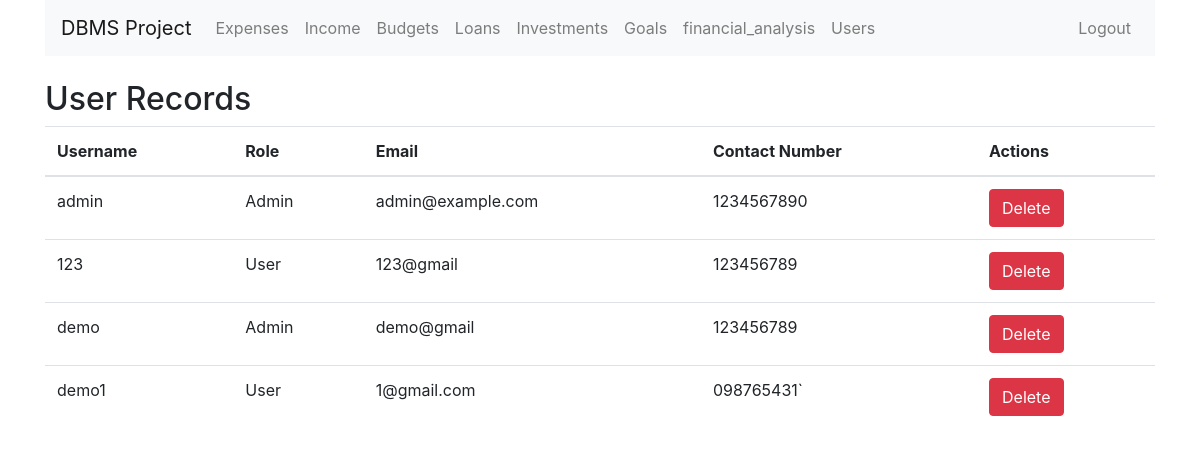
Page /user/view (signed in) on the committed database.
### tables this page shows
CREATE TABLE User (
                            user_id INTEGER PRIMARY KEY AUTOINCREMENT,
                            username TEXT UNIQUE,
                            password TEXT,
                            role TEXT CHECK(role IN ('User', 'Admin')),
                            email TEXT UNIQUE,
                            contact_number TEXT
                        );

### app.py (the view)
@app.route('/user/view')
@admin_required
def view_user():
    conn = get_db_connection()
    records = conn.execute('SELECT * FROM User').fetchall()  # Fetch all users
    conn.close()
    return render_template('view_user.html', records=records)

### app.py (called while the page is built)
def get_db_connection():
    conn = sqlite3.connect('db.db')
    conn.row_factory = sqlite3.Row
    return conn

def admin_required(f):
    @wraps(f)
    def decorated_function(*args, **kwargs):
        if 'role' not in session or session['role'] != 'Admin':
            flash('Admin access required.', 'warning')
            return redirect(url_for('home'))
        return f(*args, **kwargs)
    return decorated_function

### templates/view_user.html (shortened to what this page needs)
{% extends 'base.html' %}
{% block content %}
<h2>User Records</h2>
<table class="table">
    <thead>
        <tr>
            <th>Username</th>
            <th>Role</th>
            <th>Email</th>
            <th>Contact Number</th>
            <th>Actions</th>
        </tr>
    </thead>
    <tbody>
        {% for user in records %}
        <tr>
            <td>{{ user.username }}</td>
            <td>{{ user.role }}</td>
            <td>{{ user.email }}</td>
            <td>{{ user.contact_number }}</td>
            <td>
                <form action="{{ url_for('delete_user', user_id=user.user_id) }}" method="POST" style="display:inline;" class="delete-form">
                    <button type="submit" class="btn btn-danger">Delete</button>
                </form>
            </td>
        </tr>
        {% endfor %}
    </tbody>
</table>
{% endblock %}

### rows in the picture
User: username "admin", role "Admin", email "admin@example.com", contact_number "1234567890"
User: username "123", role "User", email "123@gmail", contact_number "123456789"
User: username "demo", role "Admin", email "demo@gmail", contact_number "123456789"
User: username "demo1", role "User", email "1@gmail.com", contact_number "098765431`"
